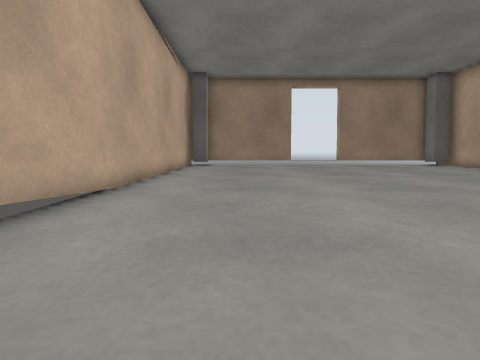
[1] (above)

13 first-person views from a walk through a Gazebo world. The camera is 0.5 m above the floor, tilts 8° down and sees 85° across. The floor is counted in squares, 0.5 m on a side. Each view is taken from the middle of a square. On the plan, view 1 faces up. The plan holds only what a view shows up to about 11 squares ahead; the rest is blank. The place goes on beyond the plan.

[2]
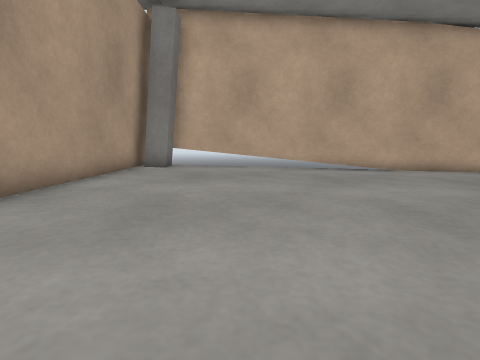

[3]
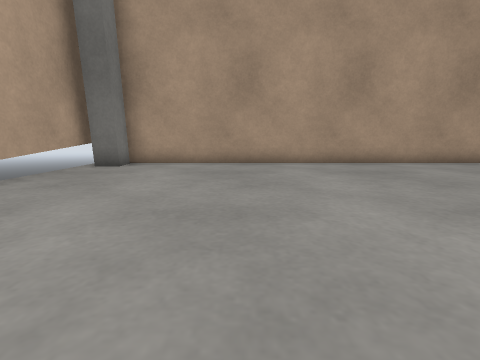

[4]
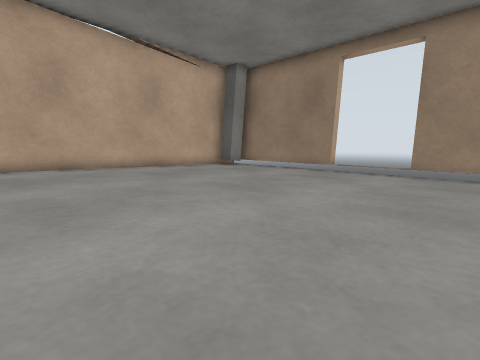

[5]
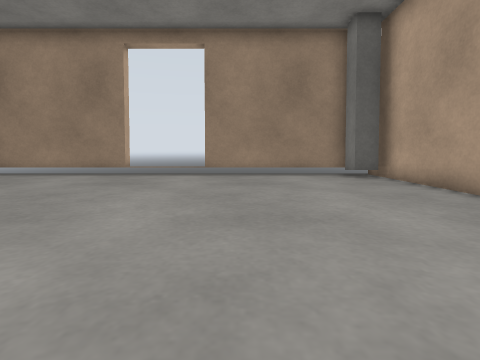

[6]
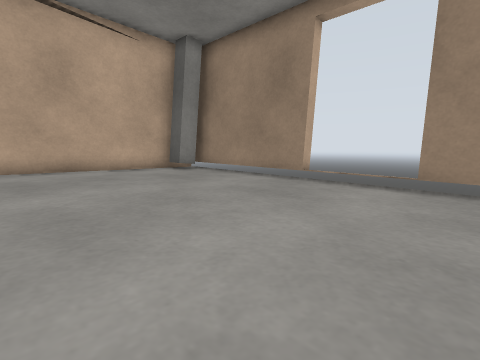

[7]
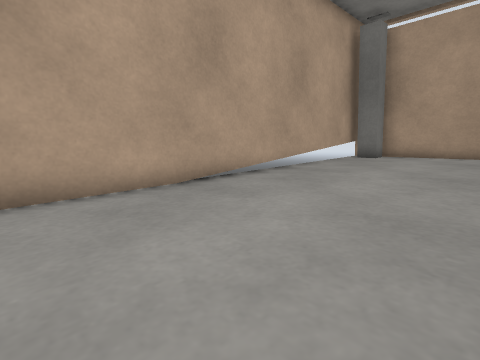

[8]
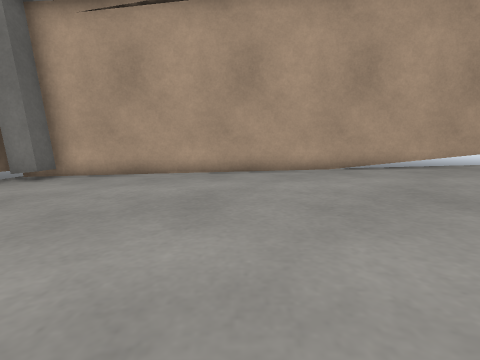

[9]
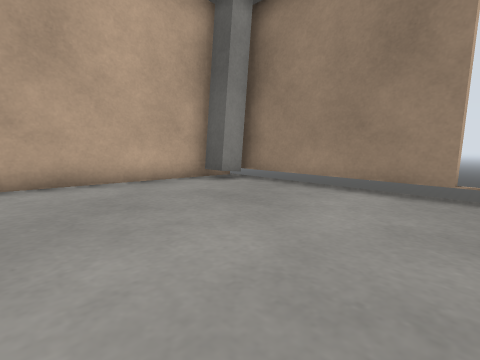

[10]
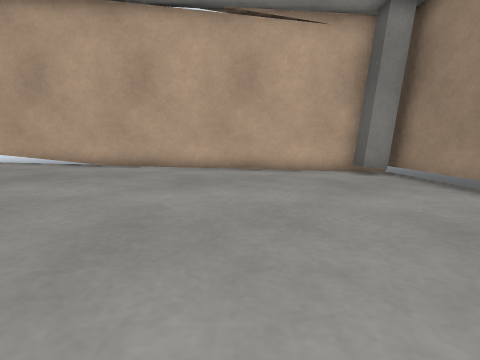

[11]
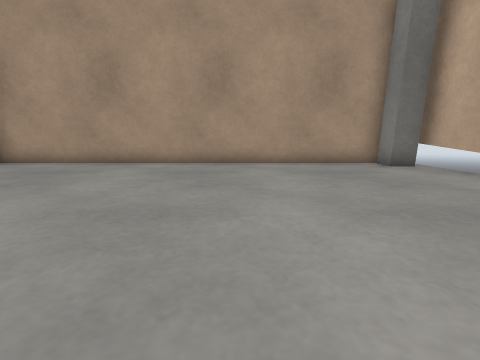

[12]
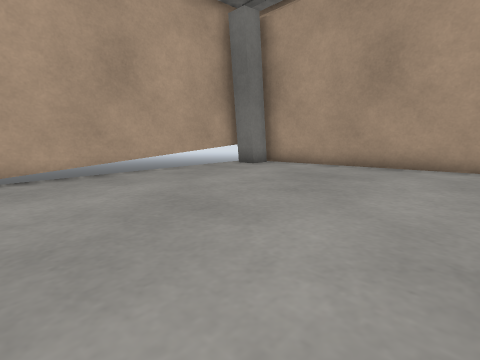

[13]
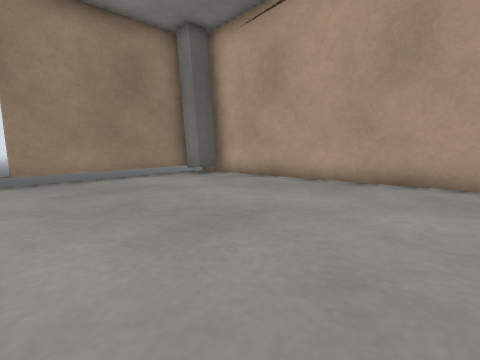

### Floor plan
Points are (right, up) in squares from view 1. A wall is a line through its corners. A room is listed if a view was taken in it or the views show most of it. See-through windows are left out.
Room 1 (views 1, 2, 3, 4, 5, 6, 7, 8, 9, 10, 11, 12, 13)
walls: (3.4, 18.2) (3.4, 17.7) (-2.8, 17.7); (-2.1, 16.5) (-3, 16.5); (13, 16.5) (12.1, 16.5); (-3, -2.7) (-2.1, -2.7) (-2.1, -3.8); (12.5, 17.7) (6.6, 17.7) (6.6, 18.1); (-3.3, 17.1) (-3.3, -3.4); (13.3, -3.5) (13.3, 17.4); (-3.1, -3.9) (12.1, -3.9) (12.1, -2.7) (13, -2.7)

Where each view was taken, in squares from view 1:
view 1: 0 up, 0 right, facing up
view 2: 0 up, 8 right, facing left
view 3: 6 up, 8 right, facing down
view 4: 6 up, 9 right, facing up-left
view 5: 7 up, 8 right, facing up
view 6: 10 up, 8 right, facing up-left
view 7: 10 up, 8 right, facing down-right
view 8: 10 up, 4 right, facing right
view 9: 11 up, 4 right, facing up-left
view 10: 12 up, 7 right, facing left
view 11: 6 up, 3 right, facing down
view 12: 5 up, 5 right, facing down-right
view 13: 8 up, 6 right, facing up-right
